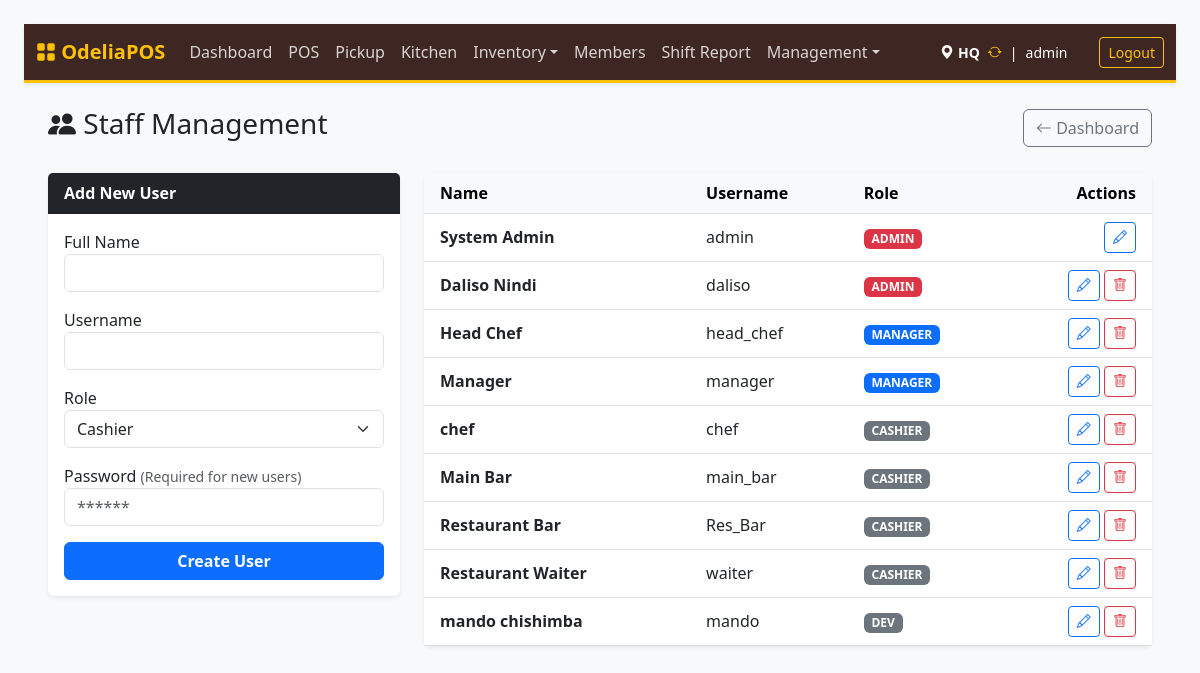
The app's page /index.php?page=users (signed in) with its own data.
### tables this page shows
CREATE TABLE `users` (
  `id` int NOT NULL AUTO_INCREMENT,
  `username` varchar(50) NOT NULL,
  `full_name` varchar(100) DEFAULT NULL,
  `password_hash` varchar(255) NOT NULL,
  `role` enum('admin','shopkeeper','manager','cashier','dev','chef','waiter','head_chef','bartender') NOT NULL DEFAULT 'cashier',
  `location_id` int DEFAULT NULL,
  `created_at` timestamp NULL DEFAULT CURRENT_TIMESTAMP,
  `force_password_change` tinyint(1) DEFAULT '0',
  `is_active` tinyint(1) DEFAULT '1',
  PRIMARY KEY (`id`),
  UNIQUE KEY `username` (`username`),
  KEY `location_id` (`location_id`),
  CONSTRAINT `users_ibfk_1` FOREIGN KEY (`location_id`) REFERENCES `locations` (`id`) ON DELETE SET NULL
);

### src/users.php (called while the page is built, shortened)
<?php
$users = $pdo->query("SELECT * FROM users WHERE is_active = 1 ORDER BY role, username")->fetchAll();
?>

### templates/users.php (the view, shortened to what this page needs)
<!DOCTYPE html>
<html lang="en">
<head>
    <link href="https://cdn.jsdelivr.net/npm/bootstrap@5.3.0/dist/css/bootstrap.min.css" rel="stylesheet">
    <link rel="stylesheet" href="https://cdn.jsdelivr.net/npm/bootstrap-icons@1.10.5/font/bootstrap-icons.css">
</head>
<body class="p-4">
<div class="d-flex justify-content-between align-items-center mb-4">
    <h3><i class="bi bi-people-fill"></i> Staff Management</h3>
    <a href="index.php?page=dashboard" class="btn btn-outline-secondary"><i class="bi bi-arrow-left"></i> Dashboard</a>
</div>
<div class="row">
    <div class="col-md-4">
        <div class="card shadow-sm border-0">
            <div class="card-header bg-dark text-white fw-bold d-flex justify-content-between align-items-center">
                <span id="formTitle">Add New User</span>
            </div>
            <div class="card-body">
                <form method="POST">
                    <div class="mb-3">
                        <label>Full Name</label>
                        <input type="text" name="full_name" id="fullName" class="form-control" required>
                    </div>
                    <div class="mb-3">
                        <label>Username</label>
                        <input type="text" name="username" id="username" class="form-control" required>
                    </div>
                    <div class="mb-3">
                        <label>Role</label>
                        <select name="role" id="role" class="form-select">
                            <option value="cashier">Cashier</option>
                        </select>
                    </div>
                    <div class="mb-3">
                        <label>Password <small class="text-muted" id="passHelp">(Required for new users)</small></label>
                        <input type="password" name="password" class="form-control" placeholder="******">
                    </div>
                    <div class="d-grid">
                        <button type="submit" class="btn btn-primary fw-bold" id="btnSubmit">Create User</button>
                    </div>
                </form>
            </div>
        </div>
    </div>
    <div class="col-md-8">
        <div class="card shadow-sm border-0">
            <div class="card-body p-0">
                <table class="table table-hover mb-0 align-middle">
                    <thead class="table-light">
                        <tr>
                            <th class="ps-3">Name</th>
                            <th>Username</th>
                            <th>Role</th>
                            <th class="text-end pe-3">Actions</th>
                        </tr>
                    </thead>
                    <tbody>
                        <?php foreach($users as $u): ?>
                        <tr>
                            <td class="ps-3 fw-bold"><?= htmlspecialchars($u['full_name']) ?></td>
                            <td><?= htmlspecialchars($u['username']) ?></td>
                            <td><span class="badge bg-<?= $u['role'] == 'admin' ? 'danger' : ($u['role'] == 'manager' ? 'primary' : 'secondary') ?>"><?= strtoupper($u['role']) ?></span></td>
                            <td class="text-end pe-3">
                                <button class="btn btn-sm btn-outline-primary" onclick='editUser(<?= json_encode($u) ?>)'><i class="bi bi-pencil"></i></button>
                                <?php if($u['id'] != $_SESSION['user_id']): ?>
                                <form method="POST" class="d-inline" onsubmit="return confirmDeactivate(event)">
                                    <button class="btn btn-sm btn-outline-danger" title="Deactivate"><i class="bi bi-trash"></i></button>
                                </form>
                                <?php endif; ?>
                            </td>
                        </tr>
                        <?php endforeach; ?>
                    </tbody>
                </table>
            </div>
        </div>
    </div>
</div>
</body>
</html>

### templates/header.php (style rules this page uses)
:root { --theme-brown: #3e2723; --theme-gold: #ffc107; --theme-gold-dark: #d39e00; --theme-orange: #fd7e14; --theme-bg: #fff8e1; }
body { background-color: var(--theme-bg); color: var(--theme-brown); }

### templates/users.php (style rules this page uses)
body { background-color: #f8f9fa; }

### records on screen
users: full_name "System Admin", username "admin", role "ADMIN"
users: full_name "Daliso Nindi", username "daliso", role "ADMIN"
users: full_name "Head Chef", username "head_chef", role "MANAGER"
users: full_name "Manager", username "manager", role "MANAGER"
users: full_name "chef", username "chef", role "CASHIER"
users: full_name "Main Bar", username "main_bar", role "CASHIER"
users: full_name "Restaurant Bar", username "Res_Bar", role "CASHIER"
users: full_name "Restaurant Waiter", username "waiter", role "CASHIER"
users: full_name "mando chishimba", username "mando", role "DEV"

### other values on screen
$_SESSION['location_name'] "HQ"
$_SESSION['username'] "admin"
